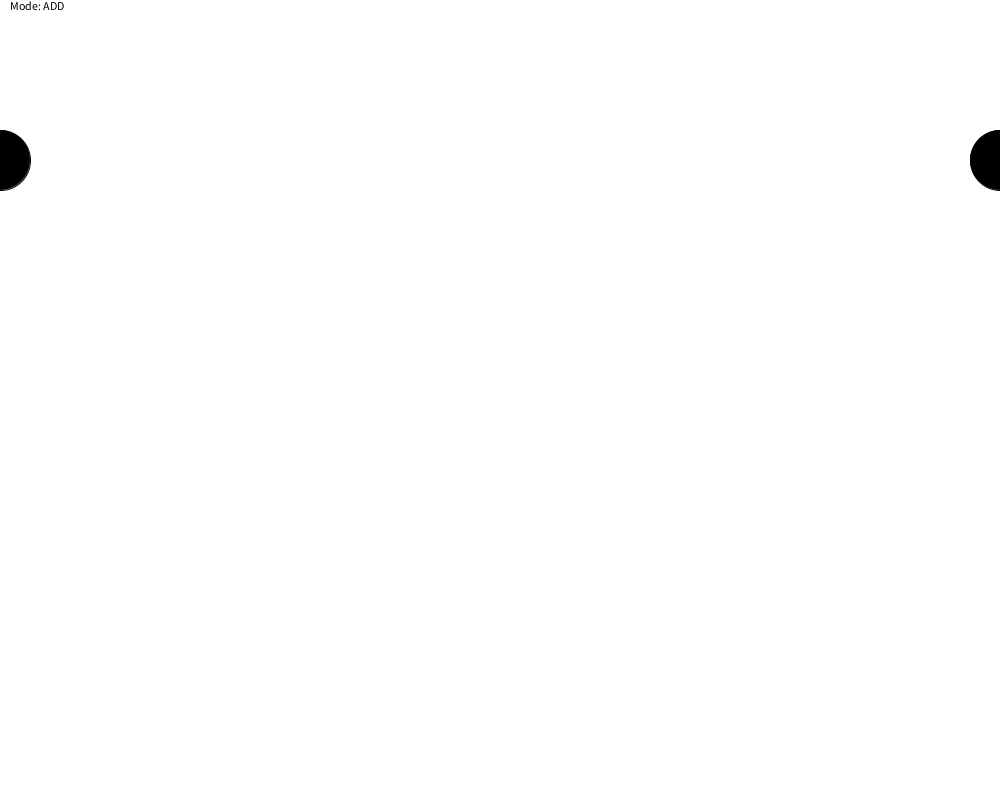
Frame 1 (no input)
Frame 60 (the mouse pressed at the canvas centre just before this capture): identical to frame 1, image omitted
Frame 120 (the mouse held since frame 60 and released just before this capture): identical to frame 1, image omitted

The Processing sketch that drew this single still picture (run headless with seeded random() and noise(); from frame 60 on, the mouse is pressed at the canvas centre):

// Processing sketch: OrbChain
// ── OrbChain.pde
static int SPRING = 2;
static float SPRING_LENGTH = 50;
static float SPRING_DAMPEN = 0.990;
static float SPRING_CONSTANT = 0.015;
static float GRAVITY = 0.35;
static int mode = 0;
OrbList orbs;
void setup() {
  size(1000, 800);
  orbs = new OrbList();
}
void mouseClicked() {
  if (mode == 0){
    orbs.add(new OrbNode(mouseX,mouseY,0,0,30));
  }
  if (mode == 1){
    orbs.add(mouseX, new OrbNode(mouseX, mouseY, 0, 0, 30));
  }
  if (mode == 2){
    orbs.delete(orbs.getNodeAt(mouseX, mouseY));
  }
}

void keyPressed(){
  if (keyCode == 49){
    float newSpringConstant = SPRING_CONSTANT * 1.05;
    if (newSpringConstant > 1){
      SPRING_CONSTANT = 1;
    }
    else{
      SPRING_CONSTANT = newSpringConstant;
    }
  }
  if (keyCode == 50){
    float newSpringConstant = SPRING_CONSTANT * 0.95;
    SPRING_CONSTANT = newSpringConstant;
  }
  if (keyCode == 51){
    float newSpringDampen = SPRING_DAMPEN * 1.05;
    if (newSpringDampen > 1){
      SPRING_DAMPEN = 1;
    }
    else{
      SPRING_DAMPEN = newSpringDampen;
    }
  }
  if (keyCode == 52){
    float newSpringDampen = SPRING_DAMPEN * 0.95;
    SPRING_DAMPEN = newSpringDampen;
  }
  if (keyCode == 53){
    SPRING_LENGTH *= 1.05;
  }
  if (keyCode == 54){
    SPRING_LENGTH *= 0.95;
  }
  if (keyCode == 55){
    GRAVITY *= 1.05;
  }
  if (keyCode == 56){
    GRAVITY *= 0.95;
  }
  if (keyCode == BACKSPACE){
    orbs = new OrbList();
  }
  else if (keyCode == 32){
    if (mode != 2){
      mode++;
    }
    else{
      mode = 0;
    }
  }
  
}

void draw() {
  background(255);
  orbs.processAll();
  orbs.display();
  if (mode == 0){
    text("Mode: ADD", 10, 10);
  }
  if (mode == 1){
    text("Mode: INSERT", 10, 10);
  }
  if (mode == 2){
    text("Mode: DELETE", 10, 10);
  }
}

// ── OrbList.pde
 public class OrbList {
  OrbNode first, last;

  //create a fixed orb
  OrbList() {
    first = new FixedOrbNode(0, height/5);
    last = new FixedOrbNode(width, height/5);
    //link them to eachother
    first.next = last;
    last.prev = first;
  }

  /**
  *complete this method
  */
  void add(OrbNode orb){
    orb.next = last;
    orb.prev = last.prev;    
    last.prev = orb;
    last.prev.prev.next = orb;
   //insert orb at the end of the list before the last node.
  }
  
  void add(int xcor, OrbNode toBeAdded){
    OrbNode current = first;
    while(current.x < xcor){
      current = current.next;
    }
    toBeAdded.next = current;
    toBeAdded.prev = current.prev;    
    current.prev = toBeAdded;
    current.prev.prev.next = toBeAdded;
  }
  
  void delete(OrbNode target){
    if (target != null){
      target.prev.next = target.next;
      target.next.prev = target.prev;
    }
  }
  
  OrbNode getNodeAt(int x, int y){
    OrbNode current = first;
    while (sqrt((x - current.x)*(x - current.x) + (y-current.y)*(y-current.y)) >= 30){
      current = current.next;
    }
    if (current != first)return current;
    return null;
  }

  /**
  *complete this method
  *process all nodes by running move.
  */
  void processAll() {
    OrbNode current = first;
    while (current != null){
      current.move();
      current = current.next;
    }
    //advance current to next until it is null, move() each of the nodes
  }
  /**
  *complete this method
  *Display all nodes by running their display().
  */
  void display() {
    OrbNode current = first;
    while (current != null){
      current.display();
      current = current.next;
    }
    //advance current to next until it is null, display() each of the nodes
  }
}

// ── OrbNode.pde
public class OrbNode {
  float x, y;
  float dx, dy;
  float radius;
  color c;
  OrbNode next, prev;
  public OrbNode() {  }
  public OrbNode(float x_, float y_) {
    this(x_, y_, 0.0, 0.0, 50.0);
  }
  public OrbNode(float x_, float y_, float dx_, float dy_, float radius_ ) {
    x = x_;
    y = y_;
    dx = dx_;
    dy = dy_;
    radius = radius_;
    c = color(random(255), random(255), random(255), 200);
  }
   /**
  *complete this method
  */
  void display() {
    fill(c);
    ellipse(x, y, radius*2, radius*2);
    if (this.prev != null && this.next != null){
      if(this.x > this.prev.x){
        line(x-5, y, this.prev.x+5, this.prev.y);
        line(x+5, y, this.next.x-5, this.next.y);
      }
      else{
        line(x+5, y, this.prev.x-5, this.prev.y);
        line(x-5, y, this.next.x+5, this.next.y);
      }
    }
    
  }

  void springAttract(OrbNode other) {
    float dist = dist(x, y, other.x, other.y) ;
    float force = (dist - SPRING_LENGTH) * SPRING_CONSTANT;
    float displacex = (x - other.x) ;
    float displacey = (y - other.y) ;
    other.dx += displacex * force / dist;
    other.dy += displacey * force / dist;
    other.dx*= SPRING_DAMPEN;
    other.dy*= SPRING_DAMPEN;
  }

  /**
  *complete this method
  */
  void move() {
    prev.springAttract(this);
    next.springAttract(this);
    //have prev and next apply spring force to this node;
    /*you write this part*/

    //apply velocity to position
    x+=dx;
    y+=dy;
    //apply gravity
    dy+=GRAVITY;
  }
}

public class FixedOrbNode extends OrbNode{
   void move() {
   }
   FixedOrbNode(float x_, float y_) {
    x = x_;
    y = y_;
    radius = 30;
    c = color(0);
  }
}
